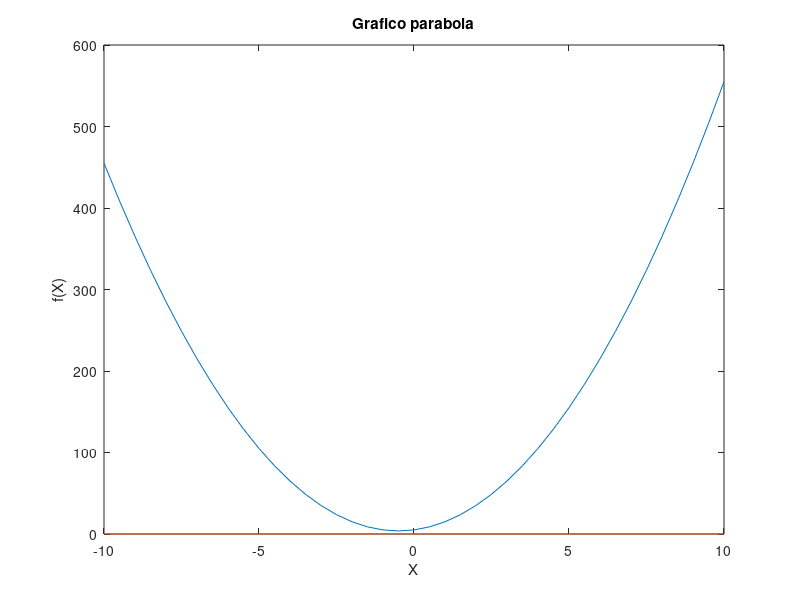

The MATLAB source for this figure:
%Grafico equazione di secondo grado
a=input('Inserisci a: ');
b=input('Inserisci b: ');
c=input('Inserisci c: ');

x = -10:0.5:+10;
y = a*x.^2 + b*x + c;
plot(x,y);
hold on
xlabel('X');
ylabel('f(X)');
title('Grafico parabola');

y0 = 0*x;
plot(x,y0);
hold off
